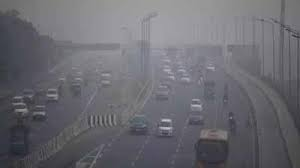
#> input picture dataset/hazy_image.jpg, 300 x 168 px
$ python phase_spectrum.py --image dataset/hazy_image.jpg
#> lines starting #> are read from the running program, lines starting #| are printed output that depends on the picture
import argparse
import cv2
import numpy as np

# Parse command-line arguments
parser = argparse.ArgumentParser()
parser.add_argument('-i', '--image', required=True, help='path to input image')
args = parser.parse_args()

# Load the image in grayscale
image = cv2.imread(args.image, 0)
#> image: shape (168, 300); min 35, max 199, mean 106.4

# Perform Fourier Transform
f = np.fft.fft2(image)
fshift = np.fft.fftshift(f)
phase_spectrum = np.angle(fshift)
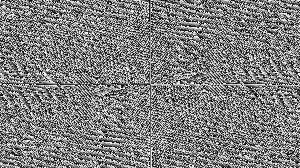
#> phase_spectrum: shape (168, 300) float64; min -3.14, max 3.14, mean 0.000125; drawn with min black and max white

# Normalize the pixel values of the phase spectrum
phase_spectrum = cv2.normalize(phase_spectrum, None, 0, 255, cv2.NORM_MINMAX)
phase_spectrum = np.uint8(phase_spectrum)

# Display the phase spectrum
cv2.imshow('Phase Spectrum', phase_spectrum)
cv2.waitKey(0)
cv2.destroyAllWindows()
